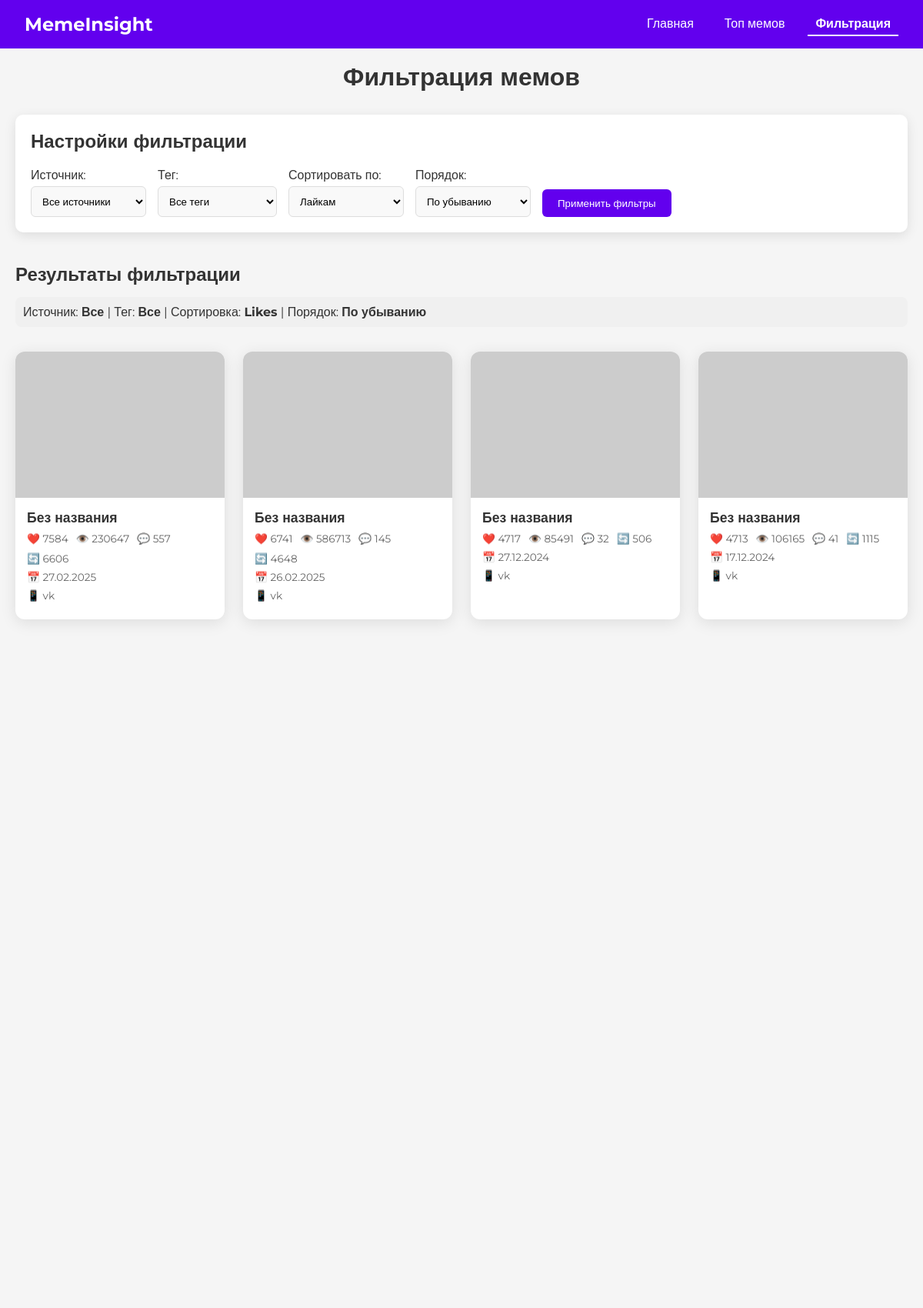
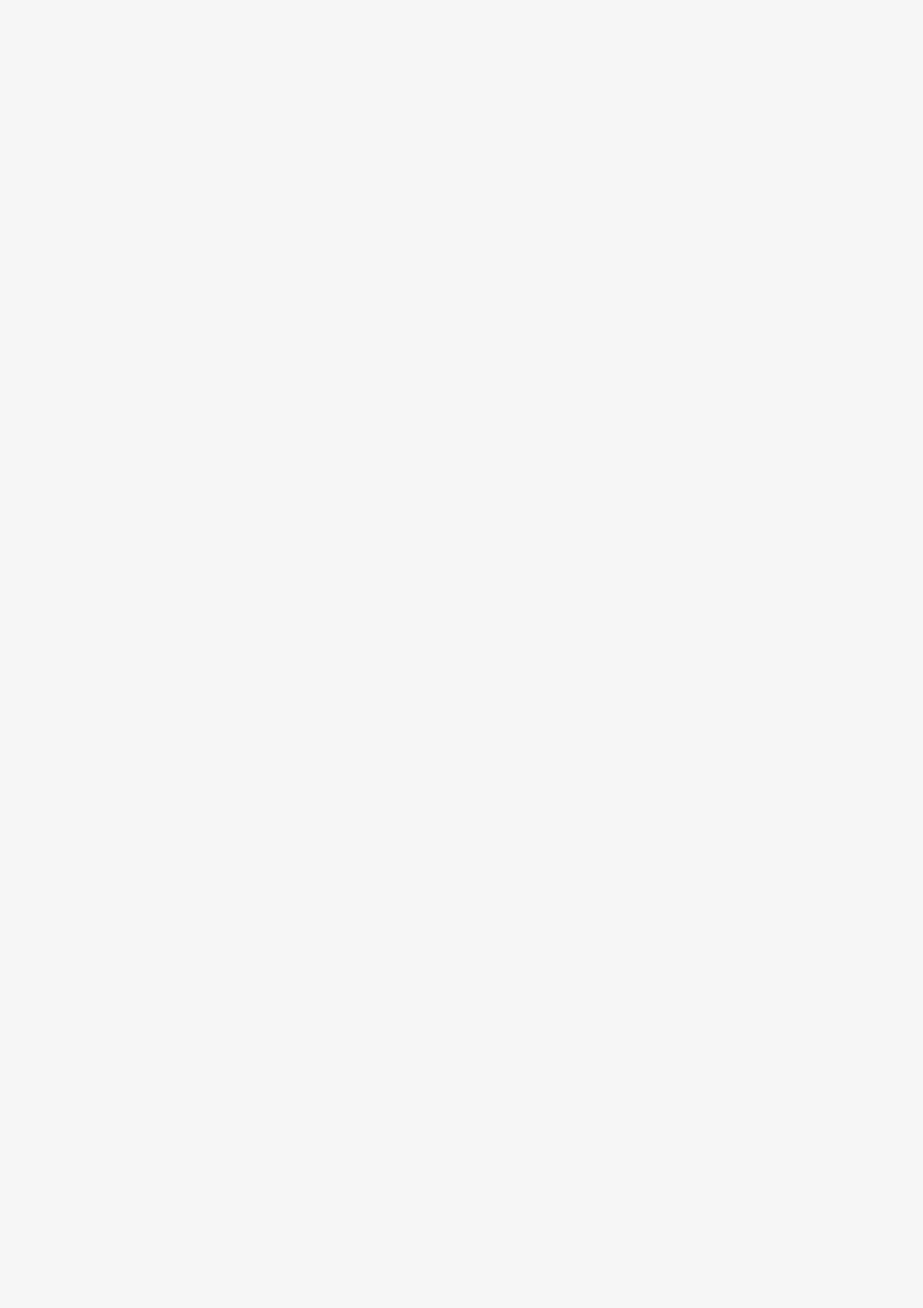
/filter-memes (upper part), run on the app's committed database (2 pictures, top to bottom).
### tables this page shows
CREATE TABLE memes (
                id INTEGER PRIMARY KEY AUTOINCREMENT,
                image_url TEXT UNIQUE,
                local_path TEXT,
                source_url TEXT,
                source_platform TEXT,
                post_date TIMESTAMP,
                collection_date TIMESTAMP,
                likes INTEGER,
                views INTEGER,
                comments INTEGER,
                shares INTEGER,
                text_content TEXT,
                image_hash TEXT
            );

### app.py (the view)
@app.route('/filter-memes')
def filter_memes():
    source = request.args.get('source', '')
    tag = request.args.get('tag', '')
    sort_by = request.args.get('sort_by', 'likes')
    order = request.args.get('order', 'desc')
    conn = get_db_connection()
    query = """
        SELECT m.*, GROUP_CONCAT(t.tag) as tags
        FROM memes m
        LEFT JOIN tags t ON m.id = t.meme_id
    """
    conditions = []
    params = []
    if source:
        conditions.append("m.source_platform = ?")
        params.append(source)
    if tag:
        conditions.append("EXISTS (SELECT 1 FROM tags WHERE meme_id = m.id AND tag = ?)")
        params.append(tag)
    if conditions:
        query += " WHERE " + " AND ".join(conditions)
    query += " GROUP BY m.id "
    valid_sort_columns = ['likes', 'views', 'comments', 'shares', 'post_date']
    if sort_by in valid_sort_columns:
        direction = "DESC" if order == 'desc' else "ASC"
        query += f" ORDER BY m.{sort_by} {direction}"
    else:
        query += " ORDER BY m.likes DESC"  # По умолчанию
    query += " LIMIT 50"
    cursor = conn.execute(query, params)
    memes_data = cursor.fetchall()
    memes_list = []
    for meme in memes_data:
        meme_dict = dict(meme)
        if 'post_date' in meme_dict and meme_dict['post_date']:
            meme_dict['post_date_formatted'] = format_date(meme_dict['post_date'])
        else:
            meme_dict['post_date_formatted'] = "Неизвестно"
        if meme_dict['tags']:
            meme_dict['tags'] = meme_dict['tags'].split(',')
        else:
            meme_dict['tags'] = []
        memes_list.append(meme_dict)
    cursor = conn.execute("SELECT DISTINCT source_platform FROM memes")
    sources = [row[0] for row in cursor.fetchall() if row[0]]
    cursor = conn.execute("SELECT DISTINCT tag FROM tags")
    tags = [row[0] for row in cursor.fetchall() if row[0]]
    conn.close()
    return render_template('filter_memes.html',
                           memes=memes_list,
                           sources=sources,
                           tags=tags,
                           current_source=source,
                           current_tag=tag,
                           current_sort=sort_by,
                           current_order=order)

### app.py (called while the page is built)
def format_date(date_str):
    if not date_str:
        return "Неизвестно"
    try:
        date = datetime.datetime.fromisoformat(date_str)
        return date.strftime('%d.%m.%Y')
    except:
        return date_str

def get_db_connection():
    conn = sqlite3.connect(DB_PATH)
    conn.row_factory = sqlite3.Row
    return conn

### templates/filter_memes.html (shortened to what this page needs)
<!DOCTYPE html>
<html lang="ru">
<head>
    <link rel="stylesheet" href="{{ url_for('static', filename='style.css') }}">
</head>
<body>
    <header class="header">
        <div class="project-name">MemeInsight</div>
        <nav class="navigation">
            <a href="/">Главная</a>
            <a href="/top-memes">Топ мемов</a>
            <a href="/filter-memes" class="active">Фильтрация</a>
        </nav>
    </header>
    <main class="main-content" style="padding-top: 80px; padding-left: 20px; padding-right: 20px; max-width: 1200px; margin: 0 auto;">
        <h1 style="margin-bottom: 30px; text-align: center;">Фильтрация мемов</h1>
        <div class="filter-section">
            <h2 style="margin-bottom: 20px;">Настройки фильтрации</h2>
            <form id="filterForm" action="/filter-memes" method="get">
                <div class="filter-controls">
                    <div class="filter-group">
                        <label for="source">Источник:</label>
                        <select id="source" name="source" class="filter-select">
                            <option value="">Все источники</option>
                        </select>
                    </div>
                    <div class="filter-group">
                        <label for="tag">Тег:</label>
                        <select id="tag" name="tag" class="filter-select">
                            <option value="">Все теги</option>
                        </select>
                    </div>
                    <div class="filter-group">
                        <label for="sort_by">Сортировать по:</label>
                        <select id="sort_by" name="sort_by" class="filter-select">
                            <option value="likes" {% if current_sort == 'likes' %}selected{% endif %}>Лайкам</option>
                        </select>
                    </div>
                    <div class="filter-group">
                        <label for="order">Порядок:</label>
                        <select id="order" name="order" class="filter-select">
                            <option value="desc" {% if current_order == 'desc' %}selected{% endif %}>По убыванию</option>
                        </select>
                    </div>
                    <button type="submit" class="filter-button">Применить фильтры</button>
                </div>
            </form>
        </div>
        <div class="filtered-memes-section" style="margin-top: 40px;">
            <h2>Результаты фильтрации</h2>
            <div class="filters-summary" style="margin: 15px 0; background-color: #f0f0f0; padding: 10px; border-radius: 8px;">
                <p>
                    Источник: <strong>{{ current_source or 'Все' }}</strong> |
                    Тег: <strong>{{ current_tag or 'Все' }}</strong> |
                    Сортировка: <strong>{{ current_sort|capitalize }}</strong> |
                    Порядок: <strong>{{ 'По убыванию' if current_order == 'desc' else 'По возрастанию' }}</strong>
                </p>
            </div>
            {% if memes|length > 0 %}
            <div class="meme-grid">
                {% for meme in memes %}
                <div class="meme-card">
                    <div class="meme-image-container">
                        <img src="{{ meme.image_url }}" alt="{{ meme.title }}" class="meme-image" onerror="this.src='https://via.placeholder.com/300x200?text=Мем'">
                    </div>
                    <div class="meme-info">
                        <div class="meme-title">{{ meme.title or 'Без названия' }}</div>
                        <div class="meme-stats">
                            <span>❤️ {{ meme.likes }}</span>
                            <span>👁️ {{ meme.views }}</span>
                            <span>💬 {{ meme.comments }}</span>
                            <span>🔄 {{ meme.shares }}</span>
                        </div>
                        <div class="meme-date">📅 {{ meme.post_date_formatted }}</div>
                        <div class="meme-source">📱 {{ meme.source_platform or 'Неизвестно' }}</div>
                    </div>
                </div>
                {% endfor %}
            </div>
            {% endif %}
        </div>
    </main>
</body>
</html>

### static/style.css (style rules this page uses)
* { margin: 0; padding: 0; box-sizing: border-box; font-family: 'Montserrat', sans-serif; }
body { background-color: #f5f5f5; color: #333; }
.header { background-color: #6200ee; color: white; padding: 1rem 2rem; display: flex; justify-content: space-between; align-items: center; position: fixed; width: 100%; top: 0; z-index: 1000; }
.project-name { font-size: 1.5rem; font-weight: 700; }
.meme-grid { display: grid; grid-template-columns: repeat(auto-fill, minmax(250px, 1fr)); gap: 1.5rem; margin: 2rem 0; }
.meme-card { background-color: white; border-radius: 8px; overflow: hidden; box-shadow: 0 4px 10px rgba(0, 0, 0, 0.1); transition: transform 0.3s; }
.meme-image { width: 100%; height: 200px; object-fit: cover; }
.meme-info { padding: 1rem; }
.meme-title { font-weight: 700; margin-bottom: 0.5rem; }
.meme-stats { display: flex; gap: 1rem; font-size: 0.8rem; color: #666; margin-bottom: 0.5rem; }
.filter-section { background-color: white; padding: 1.5rem; border-radius: 8px; margin-bottom: 2rem; box-shadow: 0 4px 10px rgba(0, 0, 0, 0.1); }
.filter-controls { display: flex; flex-wrap: wrap; gap: 1rem; align-items: center; }
.filter-select { padding: 0.5rem; border: 1px solid #ddd; border-radius: 4px; min-width: 150px; }
.filter-button { background-color: #6200ee; color: white; border: none; padding: 0.5rem 1rem; border-radius: 4px; cursor: pointer; }

### templates/filter_memes.html (style rules this page uses)
.fade-in-element { opacity: 0; transform: translateY(20px); transition: opacity 0.5s, transform 0.5s; }
.fade-in { opacity: 1; transform: translateY(0); }
.navigation { display: flex; gap: 20px; }
.navigation a { color: white; text-decoration: none; padding: 5px 10px; }
.navigation a.active { font-weight: bold; border-bottom: 2px solid white; }
.filter-section { background-color: white; padding: 20px; border-radius: 10px; box-shadow: 0 4px 15px rgba(0, 0, 0, 0.1); }
.filter-controls { display: flex; flex-wrap: wrap; gap: 15px; }
.filter-group { display: flex; flex-direction: column; gap: 5px; min-width: 150px; }
.filter-select { padding: 10px; border: 1px solid #ddd; border-radius: 6px; font-family: inherit; background-color: #f9f9f9; }
.filter-button { background-color: #6200ee; color: white; border: none; padding: 10px 20px; border-radius: 6px; font-weight: 500; cursor: pointer; transition: background-color 0.3s; margin-top: auto; }
.meme-card { background-color: white; border-radius: 12px; overflow: hidden; box-shadow: 0 4px 20px rgba(0, 0, 0, 0.1); transition: transform 0.3s, box-shadow 0.3s; display: flex; flex-direction: column; }
.meme-image-container { position: relative; padding-top: 70%; overflow: hidden; }
.meme-image { position: absolute; top: 0; left: 0; width: 100%; height: 100%; object-fit: cover; transition: transform 0.3s; }
.meme-info { padding: 15px; flex-grow: 1; display: flex; flex-direction: column; }
.meme-title { font-weight: 700; font-size: 1.1rem; margin-bottom: 8px; color: #333; }
.meme-stats { display: flex; flex-wrap: wrap; gap: 10px; font-size: 0.85rem; color: #666; margin-bottom: 8px; }
.meme-date, .meme-source { font-size: 0.85rem; color: #666; margin-bottom: 8px; }

### data on the page
memes: title "Без названия", likes "7584", views "230647", comments "557", shares "6606", post_date_formatted "27.02.2025", source_platform "vk"
memes: title "Без названия", likes "6741", views "586713", comments "145", shares "4648", post_date_formatted "26.02.2025", source_platform "vk"
memes: title "Без названия", likes "4717", views "85491", comments "32", shares "506", post_date_formatted "27.12.2024", source_platform "vk"
memes: title "Без названия", likes "4713", views "106165", comments "41", shares "1115", post_date_formatted "17.12.2024", source_platform "vk"

### other printed values
{{ current_source or 'Все' }} "Все"
{{ current_tag or 'Все' }} "Все"
{{ current_sort|capitalize }} "Likes"
{{ 'По убыванию' if current_order == 'desc' else 'По возрастанию' }} "По убыванию"
